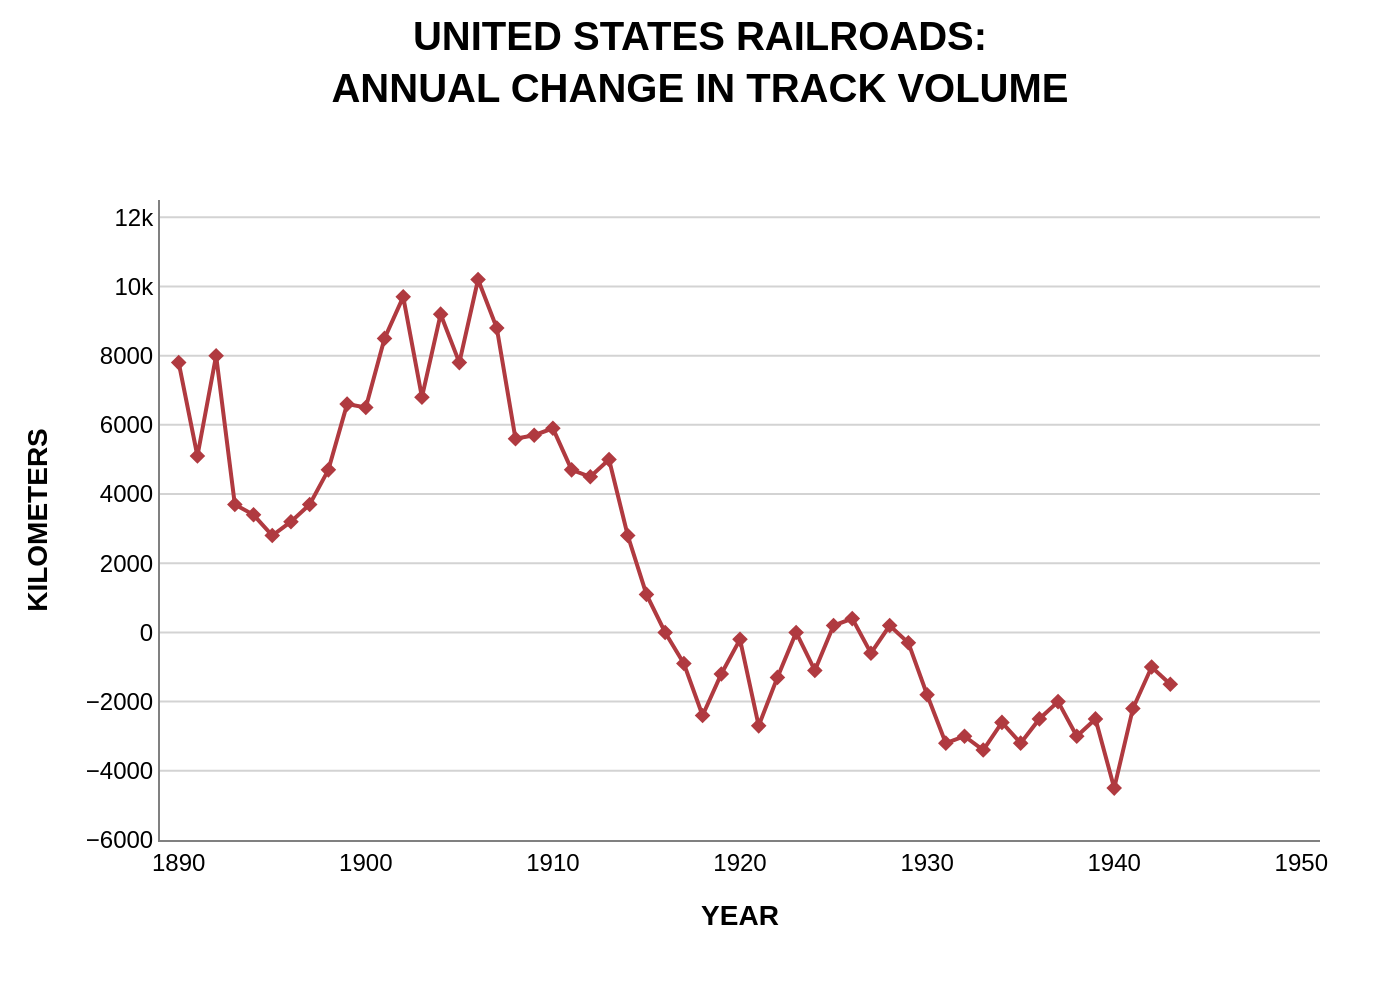

This chart was generated by the following Python code:
import sys
import json
import os
import plotly.graph_objects as go

# --- 1. Load Data from JSON ---
# The script must be called with the JSON file path as the first argument.
if len(sys.argv) != 2:
    print("Usage: python generate_chart.py <json_file_path>")
    sys.exit(1)

json_path = sys.argv[1]

# Ensure the JSON file exists
if not os.path.exists(json_path):
    print(f"Error: JSON file not found at '{json_path}'")
    sys.exit(1)

# Derive the output filename from the input JSON filename
filename_base = os.path.splitext(os.path.basename(json_path))[0]
output_filename = f"{filename_base}.png"

# Read the JSON data with UTF-8 encoding to support multilingual text
with open(json_path, 'r', encoding='utf-8') as f:
    chart_info = json.load(f)

# Extract data, texts, and colors from the loaded JSON
chart_data = chart_info.get('chart_data', [])
texts = chart_info.get('texts', {})
colors = chart_info.get('colors', [])

# --- 2. Create the Plotly Figure ---
fig = go.Figure()

# --- 3. Add Data Traces ---
# Iterate through the data series in the JSON and add them to the figure
for i, series in enumerate(chart_data):
    color = colors[i % len(colors)] if colors else '#000000'
    fig.add_trace(go.Scatter(
        x=series.get('x'),
        y=series.get('y'),
        mode='lines+markers',
        line=dict(color=color, width=2),
        marker=dict(color=color, symbol='diamond', size=6),
        showlegend=False
    ))

# --- 4. Configure Layout and Styling ---
fig.update_layout(
    # Title
    title=dict(
        text=texts.get('title'),
        x=0.5,
        y=0.95,
        font=dict(
            family="Arial",
            size=20,
            color='black'
        )
    ),

    # X-Axis
    xaxis=dict(
        title=dict(
            text=texts.get('x_axis_title'),
            font=dict(family="Arial", size=14, color='black')
        ),
        tickfont=dict(family="Arial", size=12, color='black'),
        showgrid=False,
        showline=True,
        linecolor='gray',
        linewidth=1,
        range=[1889, 1951],
        tickmode='array',
        tickvals=[1890, 1900, 1910, 1920, 1930, 1940, 1950]
    ),

    # Y-Axis
    yaxis=dict(
        title=dict(
            text=texts.get('y_axis_title'),
            font=dict(family="Arial", size=14, color='black')
        ),
        tickfont=dict(family="Arial", size=12, color='black'),
        showgrid=True,
        gridcolor='lightgrey',
        showline=True,
        linecolor='gray',
        linewidth=1,
        range=[-6000, 12500],
        tickmode='array',
        tickvals=[-6000, -4000, -2000, 0, 2000, 4000, 6000, 8000, 10000, 12000],
        zeroline=False
    ),

    # General Layout Properties
    font=dict(family="Arial"),
    plot_bgcolor='white',
    paper_bgcolor='white',
    margin=dict(l=80, r=40, t=100, b=80),  # Adjust margins to prevent clipping
    autosize=False,
    width=700,
    height=550
)

# Bolden the titles using layout.font.family for broad application
# Plotly's support for bold weight can be inconsistent across renderers;
# this approach via annotations or direct title font dict is more reliable.
fig.update_layout(
    title_font_weight="bold",
    xaxis_title_font_weight="bold",
    yaxis_title_font_weight="bold"
)

# --- 5. Output the Chart ---
# Save the figure to a high-resolution PNG file
fig.write_image(output_filename, scale=2)

print(f"Chart saved to {output_filename}")
